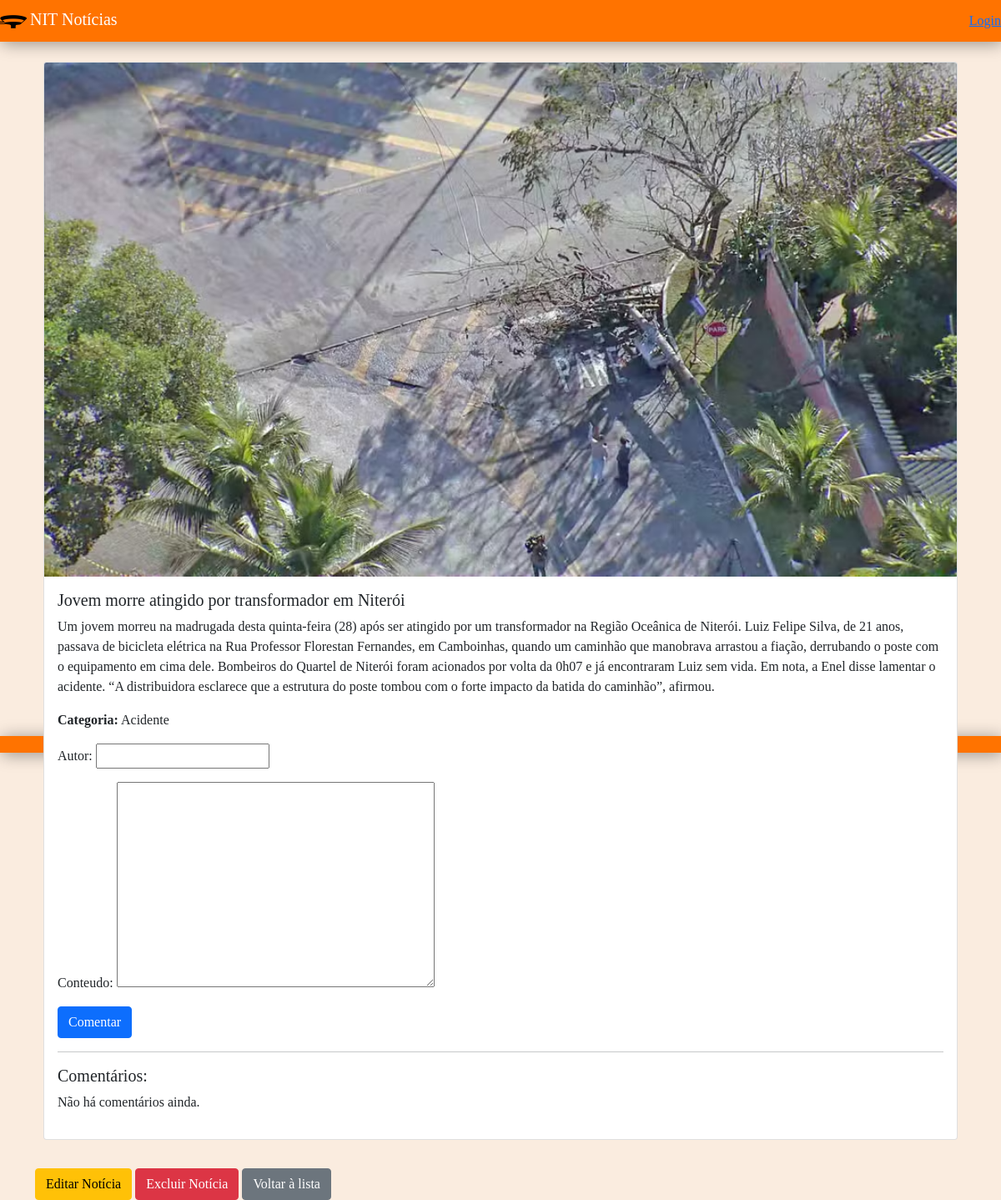
/noticia/10/detail, run on the app's committed database.
### noticias/models.py (models this page shows, shortened)
class Noticia(models.Model):
    CATEGORIAS = [
        ('POLITICA', 'Política'),
        ('ARTE', 'Arte'),
        ('MEIO_AMBIENTE', 'Meio Ambiente'),
        ('TIROTEIO', 'Tiroteio'),
        ('ACIDENTE', 'Acidente'),
        ('ROCK_IN_RIO', 'Rock in Rio'),
        ('FUTEBOL', 'Futebol'),
        ('ESPORTES','Esportes'),
        ('OUTROS', 'Outros'),
    ]
    titulo = models.CharField(max_length=200)
    resumo = models.TextField()
    conteudo = models.TextField()
    imagem = models.ImageField(upload_to='noticias/')
    categoria = models.CharField(max_length=50, choices=CATEGORIAS)
    data_publicacao = models.DateTimeField(auto_now_add=True)

### noticias/views.py (the view, shortened to what this page needs)
# urls.py: path('noticia/<int:pk>/detail', NoticiaDetailView.as_view(), name='noticia_detail'),
class NoticiaDetailView(DetailView):
    model = Noticia
    template_name = 'noticias/noticia_detail.html'
    context_object_name = 'noticia'
    def get_context_data(self, **kwargs):
        context = super().get_context_data(**kwargs)
        context['comentarios'] = self.object.comentarios.all()  # Pega todos os comentários associados à notícia
        context['comentario_form'] = ComentarioForm()  # Adiciona o formulário de comentário ao contexto
        return context

### noticias/forms.py
class ComentarioForm(forms.ModelForm):
    class Meta:
        model = Comentario
        fields = ['autor', 'conteudo']

### noticias/templates/noticias/noticia_detail.html (shortened to what this page needs)
{% extends 'base.html'%}
{% block content %}
    <div class="container mt-4">
        <div class="card">
            <img src="{{ noticia.imagem.url }}" class="card-img-top" alt="{{ noticia.titulo }}">
            <div class="card-body">
                <h5 class="card-title">{{ noticia.titulo }}</h5>
                <p class="card-text">{{ noticia.conteudo }}</p>
                <p><strong>Categoria:</strong> {{ noticia.get_categoria_display }}</p>
                <form method="post" action="{% url 'noticia_detail' noticia.pk %}">
                    {{ comentario_form.as_p }}
                    <button type="submit" class="btn btn-primary">Comentar</button>
                </form>
                <hr>
                <h5>Comentários:</h5>
                {% for comentario in comentarios %}
                    <div class="card mt-2">
                        <div class="card-body">
                            <p><strong>{{ comentario.autor }}</strong> - {{ comentario.data_comentario }}</p>
                            <p>{{ comentario.conteudo }}</p>
                        </div>
                    </div>
                {% empty %}
                    <p>Não há comentários ainda.</p>
                {% endfor %}
            </div>
        </div>
        <a class="btn btn-warning mt-4" href="{% url 'noticia_edit' noticia.pk %}">Editar Notícia</a>
        <a class="btn btn-danger mt-4" href="{% url 'noticia_delete' noticia.pk %}">Excluir Notícia</a>
        <a class="btn btn-secondary mt-4" href="{% url 'noticia_list' %}">Voltar à lista</a>
    </div>
{% endblock %}

### noticias/templates/base.html (style rules this page uses)
body { font-family: 'Times New Roman', serif; background-color: #faecdf; }
.card { margin: 10px; }

### data on the page
Noticia: imagem (picture), titulo "Jovem morre atingido por transformador em Niterói", conteudo "Um jovem morreu na madrugada desta quinta-feira (28) após ser atingido por um transformador na Região Oceânica de Niterói. Luiz Felipe Silva, de 21 anos, passava de bicicleta elétrica na Rua Professor Florestan Fernandes, em Camboinhas, quando um caminhão que manobrava arrastou a fiação, derrubando o poste com o equipamento em cima dele. Bombeiros do Quartel de Niterói foram acionados por volta da 0h07 e já encontraram Luiz sem vida. Em nota, a Enel disse lamentar o acidente. “A distribuidora esclarece que a estrutura do poste tombou com o forte impacto da batida do caminhão”, afirmou.", categoria "Acidente"
